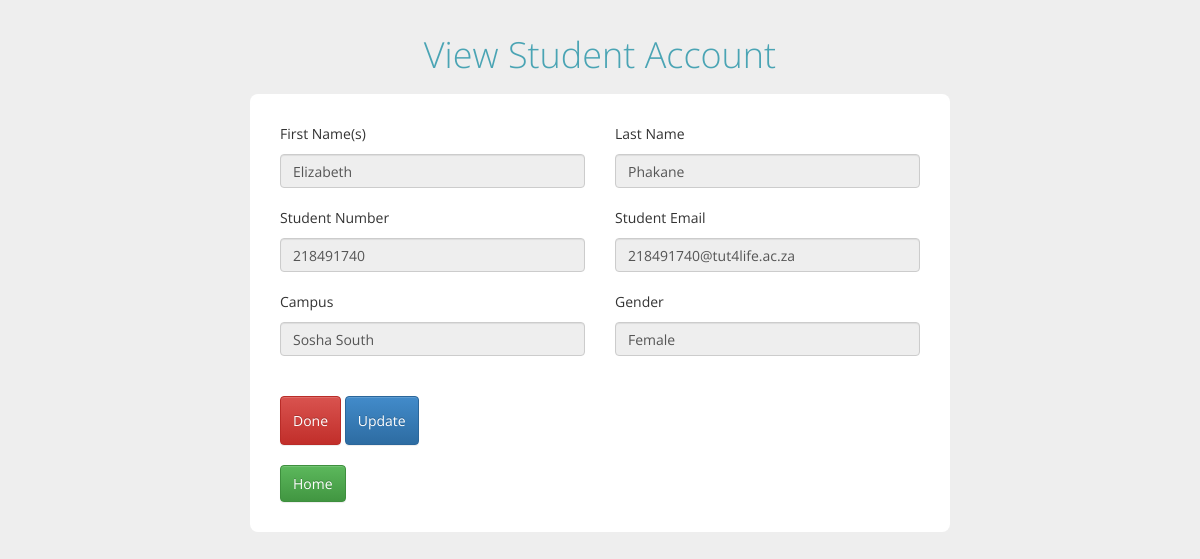
The page /student/view.php (signed in) on the database its author committed.
### tables this page shows
CREATE TABLE `student` (
  `stu_id` int(10) NOT NULL,
  `stu_name` text NOT NULL,
  `stu_surname` text NOT NULL,
  `stu_number` int(10) NOT NULL,
  `stu_email` text NOT NULL,
  `stu_campus` text NOT NULL,
  `stu_gender` text NOT NULL,
  `stu_password` text NOT NULL
);

### student/view.php (the view, shortened to what this page needs)
<?php
include_once '../database/dbConn.php';
               $id = $_SESSION['id'];
              $sql="select * from student where stu_id='$id' ;";
                 $results = mysqli_query($conn,$sql);
                 $row = mysqli_fetch_assoc($results);
                  $stu_name=$row['stu_name'];
                  $stu_surname=$row['stu_surname'];
                  $stu_number=$row['stu_number'];
                  $stu_email=$row['stu_email'];
                  $stu_gender=$row['stu_gender'];
                  $stu_campus=$row['stu_campus'];
  ?>
  <!DOCTYPE html>
  <head>
  	<link href="account/css/bootstrap.min.css" rel="stylesheet" type="text/css">
  	<link href="account/css/bootstrap-theme.min.css" rel="stylesheet" type="text/css">
  	<link href="account/css/templatemo_style.css" rel="stylesheet" type="text/css">
  </head>
  <body class="templatemo-bg-gray">
  	<h1 class="margin-bottom-15">View Student Account</h1>
  	<div class="container">
  		<div class="col-md-12">
  			<form class="form-horizontal templatemo-create-account templatemo-container" role="form" action="student_signup.php" method="POST">
  				<div class="form-inner">
          	<div class="form-group">
  			          <div class="col-md-6">
  			            <label for="first_name" class="control-label">First Name(s)</label>
  			            <input name="name" type="text" class="form-control" id="first_name" placeholder=""
                readonly    value="<?php
                      echo $stu_name;
                ?>">
  			          </div>
  			          <div class="col-md-6">
  			            <label for="last_name" class="control-label">Last Name</label>
  			            <input name="surname" type="text" class="form-control" id="last_name" placeholder=""
                readonly    value="<?php
                      echo $stu_surname;
                ?>">
  			          </div>
  			        </div>
                <div class="form-group">
                  <div class="col-md-6">
                    <label for="last_name" class="control-label">Student Number</label>
                    <input name="studnum" type="text" class="form-control" id="last_name" placeholder=""
                readonly    value="<?php
                      echo $stu_number;
                ?>">
                  </div>
                      <div class="col-md-6">
                        <label for="username" class="control-label">Student Email</label>
                       <input name="email" type="email" class="form-control" id="email" placeholder=""
                  readonly     value="<?php
                         echo $stu_email;
                   ?>">
                      </div>
                    </div>
                    <div class="form-group">
                          <div class="col-md-6">
                            <label for="first_name" class="control-label">Campus</label>
                            <input name="name" type="text" class="form-control" id="first_name" placeholder=""
                          readonly  value="<?php
                              echo $stu_campus;
                        ?>">
                          </div>
                          <div class="col-md-6">
                            <label for="last_name" class="control-label">Gender</label>
                            <input name="surname" type="text" class="form-control" id="last_name" placeholder=""
                          readonly  value="<?php
                              echo $stu_gender;
                        ?>">
                          </div>
                        </div>
                      </div>
                <br>
                   <br>
  			        <div class="form-group">
  			          <div class="col-md-12">
                       <a class="btn btn-danger" href="s_interface.php"><i class="fa fa-home "></i> Done</a>
                       <a class="btn btn-primary" href="update.php"><i class="fa fa-home "></i>Update</a>
  			          </div>
  			        </div>
                 <a class="btn btn-success" href="s_interface.php"><i class="fa fa-home "></i> Home</a>
  				</div>
  		</div>
  </body>
  </html>

### student/account/css/templatemo_style.css (style rules this page uses)
*, body { font-family: 'Open Sans', sans-serif; }
body { margin-bottom: 30px; }
h1 { font-weight: 300; font-size: 36px; line-height: normal; margin: auto; margin-top: 30px; text-align: center; }
.form-horizontal .control-label { padding-top: 0; }
.form-group:last-child { margin-bottom: 0; }
.form-horizontal .control-label { margin-bottom: 10px; }
.templatemo-container { background-color: rgba(255,255,255,0.8); border: 1px solid #dedede; border-radius: 8px; margin: 0 auto; padding: 30px; }
.templatemo-bg-gray { background-color: #eee; }
.templatemo-bg-gray h1 { color: rgb(74, 164, 180); }
.margin-bottom-15 { margin-bottom: 15px; }
.form-group { margin-bottom: 20px; }
.form-group a { line-height: 34px; }
.templatemo-create-account { background-color: #fff; border: none; max-width: 700px; }
.templatemo-create-account label { font-weight: 400; }

### rows shown on the page
student: name "Elizabeth", surname "Phakane", studnum "218491740", email "218491740@tut4life.ac.za", name "Sosha South", surname "Female"
